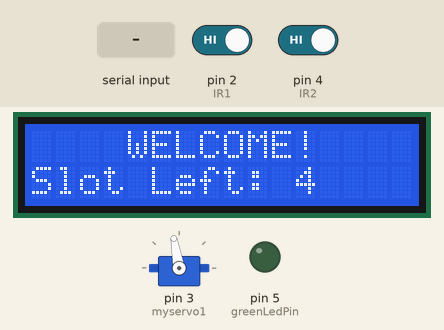
A sketch run on a simulated Arduino Uno, built with avr-gcc and run on an emulated ATmega328P. Shown: 16×2 character LCD, servo, output pins drawn as LEDs (lit = HIGH). Dashed ring = blinking. The inputs (shaded band) are chosen by the test bench; at power-on: pin 2 (IR1) HIGH, pin 4 (IR2) HIGH. What the sketch prints to the serial monitor is not drawn.

Above: at 3.2 s.
3.3 s: "1" received over Serial
At 4.5 s:
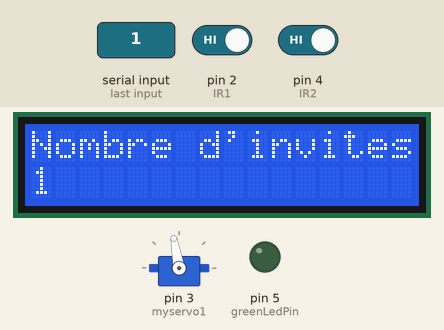
4.8 s: pin 2 (IR1) driven LOW
At 7.3 s:
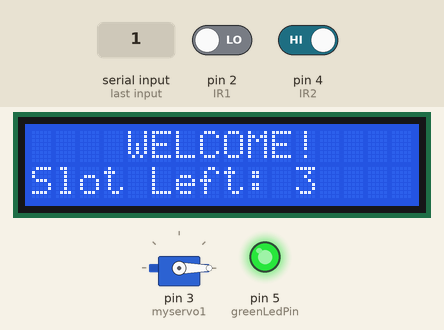
7.8 s: pin 4 (IR2) driven LOW
At 9.6 s:
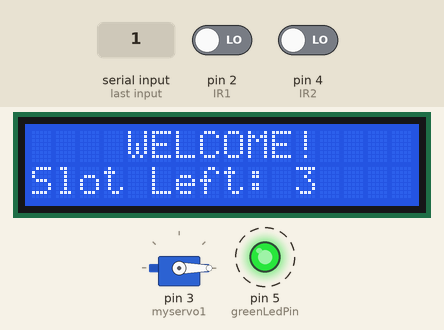
10.8 s: pin 2 (IR1) driven HIGH
At 11.8 s:
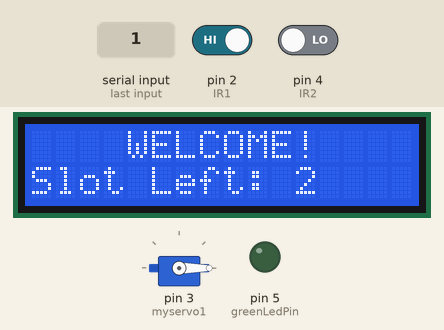
12.4 s: "0" received over Serial
At 13.1 s:
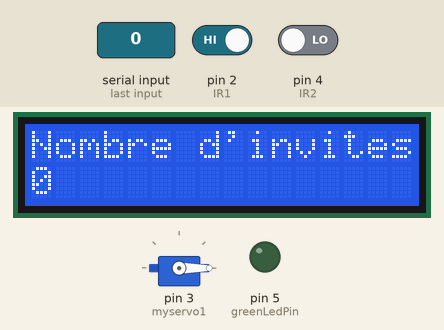
13.9 s: pin 2 (IR1) driven LOW
At 19.5 s:
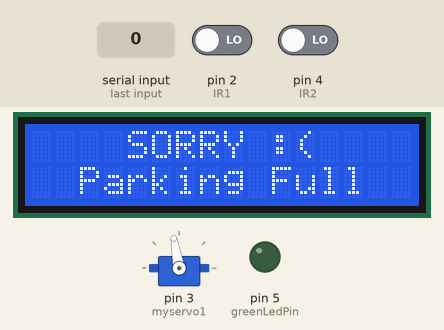
Timing chart, 0 to 25.1 s (numbered marks = the images above; inputs shaded):
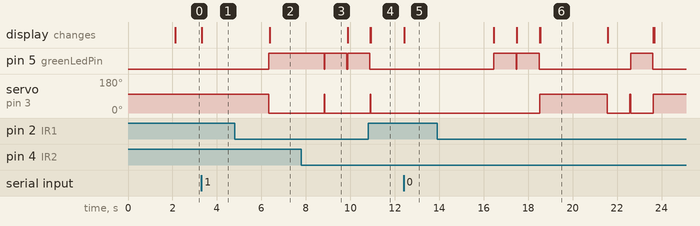

The sketch:

Car_Parking_System.ino
```cpp
// Arduino Car Parking System

#include <Wire.h>
#include <LiquidCrystal_I2C.h>
LiquidCrystal_I2C lcd(0x27,16,2);  //Change the HEX address
#include <Servo.h>

Servo myservo1;
int greenLedPin = 5; //Définir le numéro de la broche pour la LED verte
int IR1 = 2;
int IR2 = 4;

int Slot = 4;           //Enter Total number of parking Slots

int flag1 = 0;
int flag2 = 0;
char data;

void setup() {
   Serial.begin(9600);
   pinMode(greenLedPin, OUTPUT); //Configurer la broche de la LED verte en tant que sortie
   lcd.begin(2,16);
  lcd.backlight();


pinMode(IR1, INPUT);
pinMode(IR2, INPUT);

myservo1.attach(3);
myservo1.write(100);

lcd.setCursor (0,0);
lcd.print("     ARDUINO    ");
lcd.setCursor (0,1);
lcd.print(" PARKING SYSTEM ");
delay (2000);
lcd.clear();

}

void loop(){

   if(Serial.available())
{
   /* lcd.clear();
    lcd.setCursor (15,1);
    lcd.print(data);
    lcd.setCursor (15,15);
     //data=Serial.read();
    lcd.print("Nombre  invites est");
    Serial.print(data);
    delay (3000);
    data=Serial.read();*/
    lcd.clear();
lcd.setCursor(0,0);
lcd.print("Nombre d'invites est");
while(!Serial.available()); // Attendre que des données soient reçues
char data = Serial.read();
if(data != '\0') { // Vérifier que la donnée est lisible
  lcd.setCursor(0,1);
  lcd.print(data);
}
delay(3000);

    if(data=='1') //si le caractère lu est égale à 1
    {
        lcd.clear();
        lcd.setCursor(15, 15);
        lcd.print(" ARDUINO  ");
    }
}

if(digitalRead (IR1) == LOW && flag1==0){
if(Slot>0){
  flag1=1;
if(flag2==0){myservo1.write(0);
digitalWrite(greenLedPin, HIGH); //Allumer la LED verte lorsque la voiture entre dans le parking
Slot = Slot-1;
Serial.write("w");}
}else{
lcd.setCursor (0,0);
lcd.print("    SORRY :(    ");
lcd.setCursor (0,1);
lcd.print("  Parking Full  ");
delay (3000);
lcd.clear();
}
}

if(digitalRead (IR2) == LOW && flag2==0){

  flag2=1;
if(flag1==0){myservo1.write(0); Slot = Slot+1;}
}

if(flag1==1 && flag2==1){
delay (1000);
myservo1.write(100);
flag1=0, flag2=0;
digitalWrite(greenLedPin, LOW); // Éteint la LED verte
}

lcd.setCursor (0,0);
lcd.print("    WELCOME!    ");
lcd.setCursor (0,1);
lcd.print("Slot Left: ");
lcd.print(Slot);
Serial.print("w");
    }
```

Measured:
- after the input at 3.3 s, the display: changes at once (image 1)
- after the input at 4.8 s, pin 5 (greenLedPin): LOW → HIGH after 1.5 s; servo on pin 3 (myservo1): 100° → 0° after 1.5 s; the display: changes after 1.6 s (image 2)
- after the input at 7.8 s, pin 5 (greenLedPin): alternates HIGH for 1.0 s and LOW for 0.03 s, starting after 1.0 s; servo on pin 3 (myservo1): 0° → 100° after 1.0 s, → 0° 0.03 s later
- after the input at 10.8 s, pin 5 (greenLedPin): goes on until 10.9 s, then stays LOW; servo on pin 3 (myservo1): 0° → 100° after 0.10 s instead of 1.1 s
- after the input at 12.4 s, the display: changes at once (image 5)
- after the input at 13.9 s, pin 5 (greenLedPin): goes HIGH 1.0 s, LOW 0.03 s, HIGH 1.0 s, LOW 4.1 s, HIGH 1.0 s, then LOW, starting after 2.6 s; servo on pin 3 (myservo1): 0° → 100° after 4.6 s, → 0° 3.0 s later, → 100° 2.1 s later
